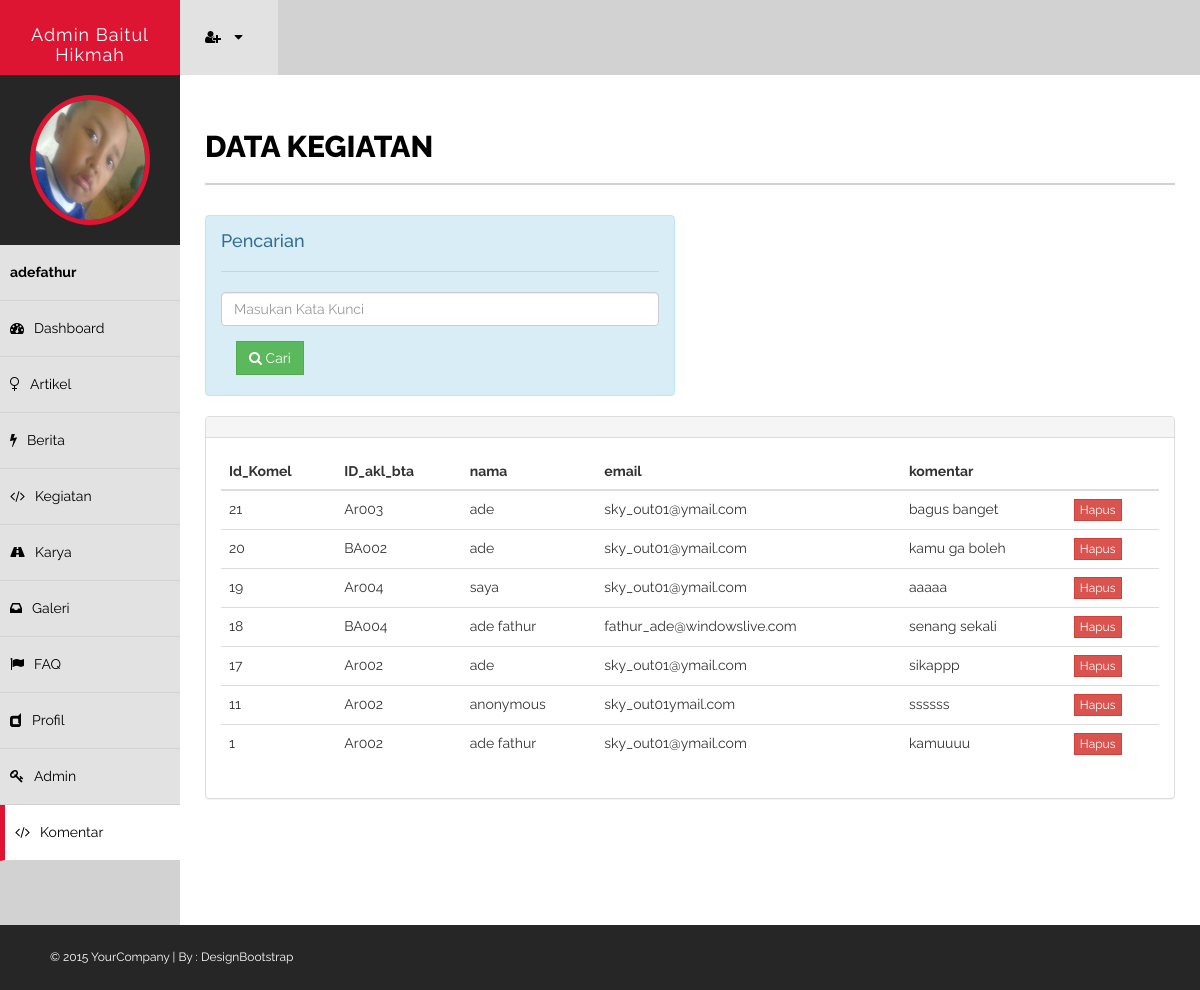
/kontrol/admin/komentar.php (signed in), run on the app's committed database.
### tables this page shows
CREATE TABLE IF NOT EXISTS `tb_adm` (
  `user_adm` varchar(20) NOT NULL,
  `pass_adm` varchar(50) NOT NULL,
  `nama_adm` varchar(35) NOT NULL,
  `level_adm` varchar(10) NOT NULL,
  `gambar_adm` varchar(50) NOT NULL
);

CREATE TABLE IF NOT EXISTS `tb_komentar` (
`id_komen` int(11) NOT NULL,
  `id_akl` varchar(5) NOT NULL,
  `nama` varchar(30) NOT NULL,
  `email` varchar(30) NOT NULL,
  `komentar` text NOT NULL,
  `waktu_komen` datetime NOT NULL
);

### kontrol/admin/komentar.php (the view, shortened to what this page needs)
<?php
include '../database.php';
$usern=$_SESSION['username'];
$res=mysql_query("select * from tb_adm where user_adm='".$usern."'");
$arai=mysql_fetch_array($res);
$man=$arai['gambar_adm'];
?>
<!DOCTYPE html>
<html xmlns="http://www.w3.org/1999/xhtml">
<head>
    <link href="assets/css/bootstrap.css" rel="stylesheet" />
    <link href="assets/css/font-awesome.css" rel="stylesheet" />
    <link href="assets/css/style.css" rel="stylesheet" />
</head>
<body>
    <div id="wrapper">
        <nav class="navbar navbar-default navbar-cls-top " role="navigation" style="margin-bottom: 0">
            <div class="navbar-header">
                <a  class="navbar-brand" href="index.php">Admin Baitul Hikmah
                </a>
            </div>
            <div class="notifications-wrapper">
<ul class="nav">
                <li class="dropdown">
                    <a class="dropdown-toggle" data-toggle="dropdown" href="#">
                        <i class="fa fa-user-plus"></i>  <i class="fa fa-caret-down"></i>
                    </a>
                </li>
            </ul>
            </div>
        </nav>
        <nav  class="navbar-default navbar-side" role="navigation">
            <div class="sidebar-collapse">
                <ul class="nav" id="main-menu">
                    <li>
                        <div class="user-img-div">
                            <img src="gmb/admin/<?php echo $man ?>" class="img-circle" width="120px" hight="150px" />
                        </div>
                    </li>
                     <li>
                        <a  href="#"> <strong> <?php echo $_SESSION['username'] ?></strong></a>
                    </li>
                    <li>
                        <a  href="index.php"><i class="fa fa-dashboard "></i>Dashboard</a>
                    </li>
                    <li>
                        <a href="artikel.php"><i class="fa fa-venus "></i>Artikel </a>
                    </li>
                    <li>
                        <a href="berita.php"><i class="fa fa-bolt "></i>Berita</a>
                    </li>
                     <li>
                        <a href="kegiatan.php"><i class="fa fa-code "></i>Kegiatan</a>
                    </li>
                    <li>
                        <a href="karya.php"><i class="fa fa-road "></i>Karya</a>
                    </li>
                    <li>
                        <a href="galeri.php"><i class="fa fa-inbox "></i>Galeri</a>
                    </li>
                    <li>
                        <a href="faq.php"><i class="fa fa-flag "></i>FAQ</a>
                    </li>
                   <li>
                        <a href="profil.php"><i class="fa fa-dashcube "></i>Profil</a>
                    </li>
                    <li>
                        <a href="admin.php"><i class="fa fa-key "></i>Admin</a>
                    </li>
                    <li>
                        <a class="active-menu" href="komentar.php"><i class="fa fa-code "></i>Komentar</a>
                    </li>
                </ul>
            </div>
        </nav>
        <div id="page-wrapper" class="page-wrapper-cls">
            <div id="page-inner">
                <div class="row">
                    <div class="col-md-12">
                        <h1 class="page-head-line">Data Kegiatan</h1>
                    </div>
                </div>
                <div class="row">
                <div class="col-md-6">
                <div class="alert  alert-info">
                    <div class="current-notices">
                            <h4>Pencarian</h4>
                    <hr />
                           <form method="post">
                            <input type="text" class="form-control" id="cariArtikel" name="cari_art" placeholder="Masukan Kata Kunci" />
                            <button class="btn btn-success" id="cari" name="cari" value="Cari"><i class="fa fa-search"></i> Cari</button>
                            </form>
                        </div>
                        </div>
                    </div>
                    </div>
                    <div class="panel panel-default">
                        <div class="panel-heading">
                        </div>
                        <div class="panel-body">
                            <div class="table-responsive">
                                <table class="table table-hover">
                                    <thead>
                                        <tr>
                                            <th>Id_Komel</th>
                                            <th>ID_akl_bta</th>
                                            <th>nama</th>
                                            <th>email</th>
                                            <th>komentar</th>
                                            <th></th>
                                        </tr>
                                    </thead>
                                    <tbody>
                                    <?php
                                        $input_cari = @$_POST['cari_art'];
                                        $cari = @$_POST['cari'];
                                        if($cari) {
                                        if($input_cari != "") {
                                        $sql = mysql_query("select *from tb_komentar where id_komen LIKE '%$input_cari%' or id_akl LIKE '%$input_cari%'or nama LIKE '%$input_cari%' or email LIKE '%$input_cari%' or komentar LIKE '%$input_cari%' order by waktu_komen desc") or die (mysql_error());
                                        } else {
                                        $sql = mysql_query("select *from tb_komentar order by waktu_komen desc") or die (mysql_error());
                                        }
                                        } else {
                                        $sql = mysql_query("select *from tb_komentar order by waktu_komen desc") or die (mysql_error());
                                        }
                                       $cek = mysql_num_rows($sql);
                                       if($cek < 1) {
                                        ?>
                                        <tr>
                                          <td colspan="7" align="center style="padding:10px;""> Data Tidak Ditemukan</td>
                                         </tr>
                                    <?php
                                }else{
                                      while ($baris = mysql_fetch_array($sql)) {
                                    ?>
                                        <tr>
                                            <td><?php echo $baris['id_komen']; ?></td>
                                            <td><?php echo $baris['id_akl']; ?></td>
                                            <td><?php echo $baris['nama']; ?></td>
                                            <td><?php echo $baris['email']; ?></td>
                                            <td><?php echo $baris['komentar']; ?></td>
                                            <td><a href="#" data-href="hapus_komen.php?id=<?php echo $baris['id_komen']; ?>" class="btn btn-danger btn-xs" data-toggle="modal" data-target="#confirm-delete">Hapus</a></td>
                                        </tr>
                                        <?php
                                    }
                                }
                                    ?>
                                    </tbody>
                                </table>
                            </div>
                        </div>
                    </div>
    </div>
    </div>
    <footer >
        &copy; 2015 YourCompany | By : <a href="http://www.designbootstrap.com/" target="_blank">DesignBootstrap</a>
    </footer>
</body>
</html>

### kontrol/admin/assets/css/style.css (style rules this page uses)
body { font-family: 'Raleway', sans-serif; line-height:25px; font-size:14px; }
#wrapper { width: 100%; background: #d2d2d2; }
#page-wrapper { padding: 15px 15px; min-height: 800px; background: #fff; }
#page-inner { width: 100%; margin: 10px 20px 10px 0px; background-color: #fff!important; padding: 10px; min-height: 800px; }
.page-head-line { font-size: 30px; text-transform: uppercase; color: #000; font-weight: 800; padding-bottom: 20px; border-bottom: 2px solid #d2d2d2; margin-bottom: 30px; }
.btn { border-radius:0px!important; -moz-border-radius:0px!important; -webkit-border-radius:0px!important; }
.navbar-cls-top .navbar-brand { color: #fff; background: #DD1533; width: 180px; text-align: center; height: 75px; font-size: 18px; letter-spacing: 1px; padding-top: 25px; }
.user-img-div { min-height: 130px; padding: 20px; background-color: #262626; text-align:center; }
.user-img-div img { height: 130px; border: 5px solid #DD1533; }
.active-menu { background-color: #fff!important; border-left: 5px solid #DD1533; }
.sidebar-collapse, .sidebar-collapse .nav { background: none; }
.sidebar-collapse .nav { padding: 0; }
.sidebar-collapse .nav > li > a { color: #000; background: #E2E2E2; text-shadow: none; border-bottom: 1px solid #D2D2D2; }
.sidebar-collapse > .nav > li > a { padding: 15px 10px; }
.navbar-side { border: none; background-color: #202020; }
.navbar-cls-top { background: #262626; border-bottom: none; }
.navbar-default { border: 0px solid black; }
.navbar-header { background: #000000; }
.nav > li > a > i { margin-right: 10px; }
.notifications-wrapper { margin-left:3px; }
.notifications-wrapper .nav { background-color: #D2d2d2; }
.notifications-wrapper li { display: inline-block; }
.notifications-wrapper li a { padding: 25px; min-height: 50px; }
.notifications-wrapper .nav > li > a { background-color: #E2E2E2; color:#000; }
footer { background-color:#262626; padding:20px 50px; color:#fff; font-size:12px; }
footer a { color:#fff; }
@media (min-width:768px) { .page-wrapper-cls { margin: 0 0 0 180px; } }
@media (min-width:768px) { .navbar-side { z-index: 1; position: absolute; width: 180px; } }
@media (min-width:768px) { .navbar { border-radius: 0px; } }

### data on the page
tb_adm: gambar_adm (picture)
tb_komentar: id_komen "21", id_akl "Ar003", nama "ade", email "sky_out01@ymail.com", komentar "bagus banget"
tb_komentar: id_komen "20", id_akl "BA002", nama "ade", email "sky_out01@ymail.com", komentar "kamu ga boleh"
tb_komentar: id_komen "19", id_akl "Ar004", nama "saya", email "sky_out01@ymail.com", komentar "aaaaa"
tb_komentar: id_komen "18", id_akl "BA004", nama "ade fathur", email "fathur_ade@windowslive.com", komentar "senang sekali"
tb_komentar: id_komen "17", id_akl "Ar002", nama "ade", email "sky_out01@ymail.com", komentar "sikappp"
tb_komentar: id_komen "11", id_akl "Ar002", nama "anonymous", email "sky_out01ymail.com", komentar "ssssss"
tb_komentar: id_komen "1", id_akl "Ar002", nama "ade fathur", email "sky_out01@ymail.com", komentar "kamuuuu"

### other printed values
$_SESSION['username'] "adefathur"
